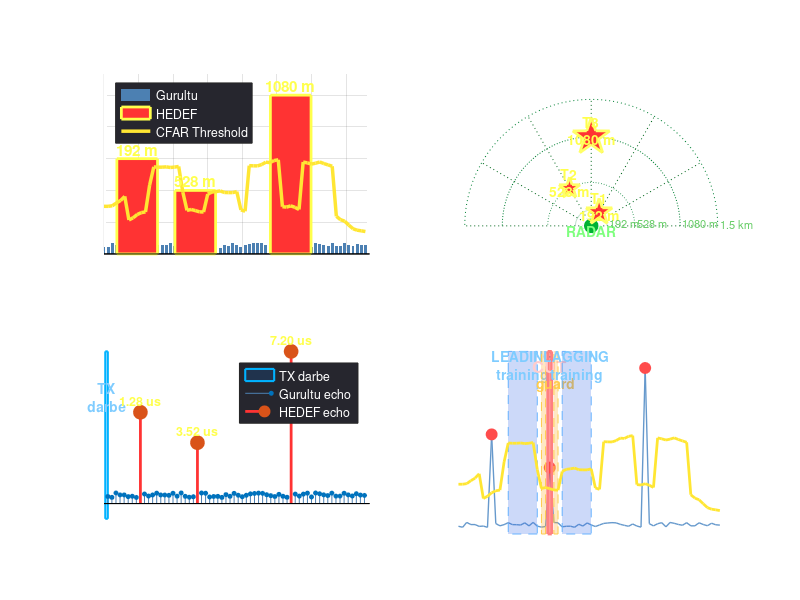

The MATLAB script that drew this image: (Note: this script raises an error after producing the figure.)
%% =========================================================================
%  AERIS-10 RADAR  -  CFAR DETECTION DEMO (MATLAB)
%
%  Bu script, iverilog'da kosturduğumuz radar_demo_tb.v ile birebir AYNI
%  senaryoyu MATLAB'da uretir, CA-CFAR uygulayip 4 ayri gorsel cikti uretir:
%
%    1) Range profile + CFAR threshold + tespitler
%    2) PPI (Plan Position Indicator) radar scope - kutupsal
%    3) Zaman alaninda echo sinyali (gercek darbe gidis-donus)
%    4) CFAR sliding window aciklamasi (egitsel diyagram)
%
%  Calistirma:  matlab > >> cd matlab; radar_cfar_demo
%
%  Radar parametreleri (AERIS-10N):
%    - Tasiyici frekansi  : 10.5 GHz (X-band)
%    - Baseband fs        : 100 MHz
%    - 1 CFAR bin         : 24 m  (16x decimation)
%    - Toplam menzil      : 1536 m
% =========================================================================

clear; clc; close all;

%% --- Radar parametreleri ------------------------------------------------
c           = 3e8;                      % isik hizi
fc          = 10.5e9;                   % tasiyici (X-band)
fs_baseband = 100e6;                    % baseband ornekleme
Ts          = 1/fs_baseband;            % = 10 ns
decimation  = 16;                       % range_bin_decimator.v: 1024->64
binSize_m   = c * Ts / 2 * decimation;  % 24 m / bin
NUM_BINS    = 64;
maxRange_m  = NUM_BINS * binSize_m;     % 1536 m

%% --- Senaryo: ayni gurultu seed + 3 hedef (iverilog ile eslesiyor) ------
rng(2779124276, 'twister');             % = hex A5A51234 - deterministik
mag = round(2000 + 1500*rand(NUM_BINS,1));   % gurultu zemini ~2000 magn
mag(8+1)  = 30000;   % MATLAB 1-tabanli (bin 8 -> index 9)
mag(22+1) = 20000;
mag(45+1) = 50000;
mag       = double(mag);

%% --- CA-CFAR parametreleri (cfar_ca.v ile birebir) ----------------------
guard      = 2;
train      = 8;
alpha_q44  = 5;                         % Q4.4 = 0x05
alpha      = alpha_q44 / 16;            % = 0.3125

%% --- CA-CFAR uygulamasi (Verilog FSM'in mantigi) ------------------------
threshold = zeros(NUM_BINS,1);
detect    = false(NUM_BINS,1);

for cut = 1:NUM_BINS
    leadIdx = (cut - guard - train) : (cut - guard - 1);
    lagIdx  = (cut + guard + 1)     : (cut + guard + train);
    leadIdx = leadIdx(leadIdx >= 1 & leadIdx <= NUM_BINS);
    lagIdx  = lagIdx(lagIdx  >= 1 & lagIdx  <= NUM_BINS);
    noise_sum   = sum(mag(leadIdx)) + sum(mag(lagIdx));
    threshold(cut) = floor(alpha_q44 * noise_sum / 16);     % >>4
    threshold(cut) = min(threshold(cut), 2^17 - 1);         % saturate 17-bit
    detect(cut) = mag(cut) > threshold(cut);
end

%% --- Konsol cikti -------------------------------------------------------
fprintf('\n=========================================================\n');
fprintf(' AERIS-10  CFAR DEMO  (MATLAB)\n');
fprintf('=========================================================\n');
fprintf('  Radar parametreleri:\n');
fprintf('    Frekans          : %.1f GHz\n', fc/1e9);
fprintf('    Baseband fs      : %d MHz\n',   fs_baseband/1e6);
fprintf('    Bin buyuklugu    : %.1f m\n',   binSize_m);
fprintf('    Toplam menzil    : %.0f m\n',   maxRange_m);
fprintf('  CFAR config        : CA-CFAR  G=%d  T=%d  alpha=%d/16 (=%.4f)\n', ...
        guard, train, alpha_q44, alpha);
fprintf('---------------------------------------------------------\n');
fprintf('  TESPIT EDILEN HEDEFLER:\n');
fprintf('   bin | menzil  | km      | mag      | thr     | margin\n');
fprintf('  -----+---------+---------+----------+---------+--------\n');
detBins = find(detect);
for k = 1:length(detBins)
    b      = detBins(k) - 1;            % 0-tabanli bin no
    rangeM = b * binSize_m;
    margin = round((mag(detBins(k)) - threshold(detBins(k))) ...
                   / threshold(detBins(k)) * 100);
    fprintf('   %3d | %4.0f m  | %5.2f   | %6d   | %6d  | %4d%%\n', ...
            b, rangeM, rangeM/1000, mag(detBins(k)), threshold(detBins(k)), margin);
end
fprintf('=========================================================\n\n');

%% =========================================================================
%  FIGURE 1: 4-panel master plot
% =========================================================================
fig = figure('Name','AERIS-10 CFAR Demo','Position',[100 100 1500 900], ...
             'Color',[0.08 0.08 0.10]);

% ------ PANEL 1: Range Profile + CFAR Threshold -------------------------
ax1 = subplot(2,2,1); hold on;
set(ax1,'Color',[0.10 0.10 0.13],'XColor','w','YColor','w','GridColor',[0.3 0.3 0.3]);

binAxis = (0:NUM_BINS-1)';
rangeAxis = binAxis * binSize_m;

% Noise floor (gri bar)
bar(rangeAxis(~detect), mag(~detect), 0.7, ...
    'FaceColor',[0.3 0.5 0.7],'EdgeColor','none','DisplayName','Gurultu');

% Detected targets (parlak kirmizi bar)
bar(rangeAxis(detect), mag(detect), 0.7, ...
    'FaceColor',[1 0.2 0.2],'EdgeColor',[1 1 0.3],'LineWidth',2, ...
    'DisplayName','HEDEF');

% CFAR threshold (kalin sari cizgi)
plot(rangeAxis, threshold, '-', 'Color',[1 0.9 0.2], 'LineWidth', 2.5, ...
     'DisplayName','CFAR Threshold');

% Hedef etiketleri
for k = 1:length(detBins)
    b = detBins(k);
    text(rangeAxis(b), mag(b) + 3000, ...
         sprintf('%d m', round(rangeAxis(b))), ...
         'Color',[1 1 0.3], 'FontSize',11,'FontWeight','bold', ...
         'HorizontalAlignment','center');
end

grid on; box on;
xlabel('Menzil (metre)','Color','w','FontSize',11);
ylabel('Magnitude (|I| + |Q|)','Color','w','FontSize',11);
title('1)  RANGE PROFILE  +  CFAR ESIK','Color','w','FontSize',13,'FontWeight','bold');
legend('Location','northwest','TextColor','w','Color',[0.15 0.15 0.18]);
ylim([0 max(mag)*1.15]);
xlim([0 maxRange_m]);

% ------ PANEL 2: PPI scope (kutupsal radar ekrani) ----------------------
ax2 = subplot(2,2,2); hold on;
set(ax2,'Color',[0.04 0.06 0.04],'XColor','w','YColor','w');
axis equal;
axis(maxRange_m * [-1.05 1.05 -0.05 1.05]);

% Menzil halkalari
ringRadii = [192 528 1080 1536];
ringTheta = linspace(0, pi, 200);
ringLabel = {'192 m','528 m','1080 m','1.5 km'};
for r = ringRadii
    plot(r*cos(ringTheta), r*sin(ringTheta), ':', ...
         'Color',[0 0.5 0.2],'LineWidth',0.7);
end

% Azimut cizgileri (her 30 derece)
for ang = 0:30:180
    plot([0 maxRange_m*cos(ang*pi/180)], [0 maxRange_m*sin(ang*pi/180)], ...
         ':','Color',[0 0.4 0.1],'LineWidth',0.5);
end

% Radar kaynagi (origin)
plot(0,0,'o','MarkerSize',12,'MarkerFaceColor',[0 0.7 0.2], ...
     'MarkerEdgeColor','w','LineWidth',1.5);
text(0,-60,'RADAR','Color',[0.5 1 0.5],'HorizontalAlignment','center','FontWeight','bold');

% Hedef tespitleri (sentetik azimut sirasi: 60, 120, 90 deg)
detAzimuth_deg = [60 120 90];                % sentetik (sadece gorsel)
for k = 1:length(detBins)
    b      = detBins(k);
    rangeM = rangeAxis(b);
    az     = detAzimuth_deg(k) * pi/180;
    x      = rangeM * cos(az);
    y      = rangeM * sin(az);

    % Hedef sembolu - boyut magnitude'a gore
    msz = 8 + mag(b)/2500;
    plot(x,y,'p','MarkerSize',msz, ...
         'MarkerFaceColor',[1 0.2 0.2], ...
         'MarkerEdgeColor',[1 1 0.4], 'LineWidth',2);

    % Etiket
    text(x, y+80, sprintf('T%d\n%.0f m', k, rangeM), ...
         'Color',[1 1 0.3],'FontWeight','bold','FontSize',10, ...
         'HorizontalAlignment','center');
end

% Menzil etiketleri
for i = 1:length(ringRadii)
    text(ringRadii(i)+30, 30, ringLabel{i}, ...
         'Color',[0.4 0.8 0.4],'FontSize',8);
end

grid off; box on;
title('2)  PPI SCOPE  (radar ekrani)','Color','w','FontSize',13,'FontWeight','bold');
xlabel('X (m)','Color','w'); ylabel('Y (m)','Color','w');

% ------ PANEL 3: Zaman alaninda echo dalga formu -----------------------
ax3 = subplot(2,2,3); hold on;
set(ax3,'Color',[0.10 0.10 0.13],'XColor','w','YColor','w');

% Her bin echo zamani = 2 * range / c, integration after MF
tAxis_ns = binAxis * 2 * binSize_m / c * 1e9;   % round-trip ns

% Echo envelope (simulated)
echoSig = mag;

% TX darbesi (t=0)
fill([0 -100 -100 0], [-5000 -5000 max(mag) max(mag)], ...
     [0 0.5 1],'FaceAlpha',0.15,'EdgeColor',[0 0.7 1],'LineWidth',1.5);
text(-50, max(mag)*0.7, sprintf('TX\ndarbe'), 'Color',[0.5 0.8 1], ...
     'HorizontalAlignment','center','FontWeight','bold', 'Interpreter','none');

% Echo'lar
stem(tAxis_ns(~detect), echoSig(~detect), 'filled', ...
     'Color',[0.3 0.5 0.7], 'MarkerSize',3, 'LineWidth',0.7, ...
     'DisplayName','Gurultu echo');
stem(tAxis_ns(detect), echoSig(detect), 'filled', ...
     'Color',[1 0.2 0.2], 'MarkerSize',10, 'LineWidth',2, ...
     'DisplayName','HEDEF echo');

% Echo zamani etiketleri
for k = 1:length(detBins)
    b   = detBins(k);
    t_us = tAxis_ns(b)/1000;
    text(tAxis_ns(b), echoSig(b)+4000, ...
         sprintf('%.2f us', t_us), ...
         'Color',[1 1 0.3],'FontWeight','bold','FontSize',9, ...
         'HorizontalAlignment','center');
end

grid on; box on;
xlabel('Zaman (ns) - TX dan itibaren','Color','w','FontSize',11);
ylabel('Echo gucu','Color','w','FontSize',11);
title('3)  ZAMAN ALANI  -  Echo geri donus zamani','Color','w', ...
      'FontSize',13,'FontWeight','bold');
legend({'TX darbe','Gurultu echo','HEDEF echo'}, 'Location','best', ...
       'TextColor','w','Color',[0.15 0.15 0.18]);
xlim([-150 tAxis_ns(end)+200]);

% ------ PANEL 4: CFAR sliding window aciklamasi ------------------------
ax4 = subplot(2,2,4); hold on;
set(ax4,'Color',[0.10 0.10 0.13],'XColor','w','YColor','w');

% Ornek olarak CUT = 22'yi gosterelim
cut_demo = 22;
leadStart = cut_demo - guard - train;
leadEnd   = cut_demo - guard - 1;
lagStart  = cut_demo + guard + 1;
lagEnd    = cut_demo + guard + train;

% Tum range profile (mini)
plot(binAxis, mag, '-','Color',[0.4 0.6 0.8],'LineWidth',1);
plot(binAxis(detect), mag(detect), 'o','Color',[1 0.3 0.3], ...
     'MarkerFaceColor',[1 0.3 0.3],'MarkerSize',8);

ymax = max(mag) * 1.1;
ymin = 0;

% Leading training cells (mavi)
fill([leadStart leadEnd leadEnd leadStart], ...
     [ymin ymin ymax ymax], [0.2 0.4 0.9], ...
     'FaceAlpha',0.25,'EdgeColor',[0.4 0.7 1],'LineStyle','--');
text((leadStart+leadEnd)/2, ymax*0.92, sprintf('LEADING\ntraining'), ...
     'Color',[0.5 0.8 1],'FontWeight','bold','HorizontalAlignment','center', ...
     'Interpreter','none');

% Guard cells - sol (sari)
fill([cut_demo-guard cut_demo-1 cut_demo-1 cut_demo-guard], ...
     [ymin ymin ymax ymax], [1 0.7 0.2], ...
     'FaceAlpha',0.3,'EdgeColor',[1 0.8 0.3],'LineStyle','--');

% CUT (kirmizi)
fill([cut_demo-0.5 cut_demo+0.5 cut_demo+0.5 cut_demo-0.5], ...
     [ymin ymin ymax ymax], [1 0.2 0.2], ...
     'FaceAlpha',0.5,'EdgeColor',[1 0.5 0.5],'LineWidth',2);
text(cut_demo, ymax*0.92,'CUT','Color',[1 0.8 0.8], ...
     'FontWeight','bold','FontSize',12,'HorizontalAlignment','center');

% Guard cells - sag
fill([cut_demo+1 cut_demo+guard cut_demo+guard cut_demo+1], ...
     [ymin ymin ymax ymax], [1 0.7 0.2], ...
     'FaceAlpha',0.3,'EdgeColor',[1 0.8 0.3],'LineStyle','--');
text(cut_demo+guard/2+0.5, ymax*0.82,'guard', ...
     'Color',[1 0.8 0.3],'FontWeight','bold','HorizontalAlignment','center');

% Lagging training (mavi)
fill([lagStart lagEnd lagEnd lagStart], ...
     [ymin ymin ymax ymax], [0.2 0.4 0.9], ...
     'FaceAlpha',0.25,'EdgeColor',[0.4 0.7 1],'LineStyle','--');
text((lagStart+lagEnd)/2, ymax*0.92, sprintf('LAGGING\ntraining'), ...
     'Color',[0.5 0.8 1],'FontWeight','bold','HorizontalAlignment','center', ...
     'Interpreter','none');

% CFAR cikis: threshold
plot(binAxis, threshold, '-','Color',[1 0.9 0.2],'LineWidth',2);

grid on; box on;
xlabel('Range bin','Color','w','FontSize',11);
ylabel('Magnitude','Color','w','FontSize',11);
title(sprintf('4)  CFAR SLIDING WINDOW  (CUT = bin %d)', cut_demo), ...
      'Color','w','FontSize',13,'FontWeight','bold');
xlim([0 NUM_BINS]);
ylim([ymin ymax]);

% ------ Master title ----------------------------------------------------
sgtitle('AERIS-10  PLFM RADAR  -  CFAR Detection Demo', ...
        'Color','w','FontSize',16,'FontWeight','bold');

%% --- PNG cikti (4 panel ayri + birlesik + PPI) ---------------------------
repoRoot = fileparts(fileparts(mfilename('fullpath')));
outDir   = fullfile(repoRoot, 'output', 'matlab', 'cfar');
if ~exist(outDir, 'dir'), mkdir(outDir); end

panelAxes  = [ax1, ax2, ax3, ax4];
panelFiles = {'01_range_profile.png', '02_ppi_scope.png', ...
              '03_time_domain.png', '04_cfar_window.png'};
for p = 1:4
    pFile = fullfile(outDir, panelFiles{p});
    exportgraphics(panelAxes(p), pFile, 'Resolution', 150, 'BackgroundColor', 'current');
    fprintf('  Panel PNG   : %s\n', pFile);
end

outFile = fullfile(outDir, 'cfar_demo_4panel.png');
exportgraphics(fig, outFile, 'Resolution', 150, 'BackgroundColor', 'current');
fprintf('  4-panel PNG : %s\n', outFile);

% Legacy paths (repo output/ root — README uyumlulugu)
legacyDir = fullfile(repoRoot, 'output');
copyfile(outFile, fullfile(legacyDir, 'cfar_demo.png'), 'f');

%% --- Tek ayrı PPI penceresi (buyuk) -----------------------------------
fig2 = figure('Name','PPI Scope','Position',[200 150 800 800], ...
              'Color',[0.04 0.06 0.04]);
ax = axes('Color',[0.04 0.06 0.04],'XColor',[0.5 1 0.5], ...
          'YColor',[0.5 1 0.5]); hold on;
axis equal;
axis(maxRange_m * [-1.05 1.05 -0.05 1.05]);

% Menzil halkalari
for r = ringRadii
    plot(r*cos(ringTheta), r*sin(ringTheta), '-', ...
         'Color',[0 0.5 0.2 0.4],'LineWidth',1);
    text(0, r+30, sprintf('%d m', r), 'Color',[0.4 0.9 0.4], ...
         'FontSize',9,'HorizontalAlignment','center');
end

% Tarama cizgileri her 15 derecede
for ang = 0:15:180
    plot([0 maxRange_m*cos(ang*pi/180)], [0 maxRange_m*sin(ang*pi/180)], ...
         '-','Color',[0 0.4 0.1 0.3],'LineWidth',0.5);
    text((maxRange_m+50)*cos(ang*pi/180), (maxRange_m+50)*sin(ang*pi/180), ...
         sprintf('%d°', ang), 'Color',[0.4 0.9 0.4],'FontSize',9, ...
         'HorizontalAlignment','center');
end

% Tarama anasiri (dinamik gozetleme efekti)
sweepAngle = 100;
sweep_x = [0 maxRange_m*cos(sweepAngle*pi/180)];
sweep_y = [0 maxRange_m*sin(sweepAngle*pi/180)];
plot(sweep_x, sweep_y, '-', 'Color',[0.2 1 0.3 0.8],'LineWidth',2);

% Radar konumu
plot(0,0,'o','MarkerSize',16,'MarkerFaceColor',[0.2 1 0.3], ...
     'MarkerEdgeColor',[0.9 1 0.9],'LineWidth',2);

% Hedefler
for k = 1:length(detBins)
    b      = detBins(k);
    rangeM = rangeAxis(b);
    az     = detAzimuth_deg(k) * pi/180;
    x      = rangeM * cos(az);
    y      = rangeM * sin(az);
    msz    = 14 + mag(b)/2000;

    % Hedef glow efekti (scatter AlphaData - plot() 4-kanal RGB desteklemez)
    for glow = 5:-1:1
        scatter(x, y, (msz+glow*4)^2, [1 0.3 0.3], 'filled', ...
                'MarkerFaceAlpha', 0.04, 'MarkerEdgeColor', 'none');
    end
    plot(x,y,'p','MarkerSize',msz, ...
         'MarkerFaceColor',[1 0.2 0.2], ...
         'MarkerEdgeColor',[1 1 0.4],'LineWidth',2);

    text(x, y-100, sprintf('TARGET %d\n%.0f m\n%.2f km', k, rangeM, rangeM/1000), ...
         'Color',[1 1 0.5],'FontWeight','bold','FontSize',11, ...
         'HorizontalAlignment','center');
end

title('AERIS-10 PPI SCOPE  -  Tespit edilen hedefler', ...
      'Color',[0.5 1 0.5],'FontSize',16,'FontWeight','bold');
xlabel('Cross-range (m)','Color',[0.5 1 0.5]);
ylabel('Down-range (m)','Color',[0.5 1 0.5]);
grid off; box on;

ppiFile = fullfile(outDir, '05_ppi_full.png');
exportgraphics(fig2, ppiFile, 'Resolution', 150, 'BackgroundColor','current');
fprintf('  PPI PNG     : %s\n', ppiFile);
copyfile(ppiFile, fullfile(legacyDir, 'cfar_ppi.png'), 'f');

% Konsol ozeti de kaydet (GitHub / dokumantasyon icin)
summaryFile = fullfile(outDir, 'cfar_results.txt');
fid = fopen(summaryFile, 'w');
fprintf(fid, 'AERIS-10 CFAR Demo Results\n');
fprintf(fid, 'Generated: %s\n\n', datestr(now));
fprintf(fid, 'Radar: fc=10.5 GHz, fs=100 MHz, bin=%.1f m, max_range=%d m\n', binSize_m, maxRange_m);
fprintf(fid, 'CFAR: CA-CFAR G=%d T=%d alpha=%d/16\n\n', guard, train, alpha_q44);
fprintf(fid, 'bin | range_m | km   | mag   | thr   | margin_pct\n');
fprintf(fid, '----+---------+------+-------+-------+-----------\n');
for k = 1:length(detBins)
    b = detBins(k);
    margin_pct = round((mag(b)/threshold(b)-1)*100);
    fprintf(fid, '%3d | %7.0f | %.2f | %5.0f | %5.0f | %d%%\n', ...
        b, rangeAxis(b), rangeAxis(b)/1000, mag(b), threshold(b), margin_pct);
end
fclose(fid);
copyfile(summaryFile, fullfile(legacyDir, 'cfar_results.txt'), 'f');
fprintf('  Ozet TXT    : %s\n', summaryFile);
fprintf('\n>> Iki figure penceresi acildi. Kapatmak icin: close all\n\n');
